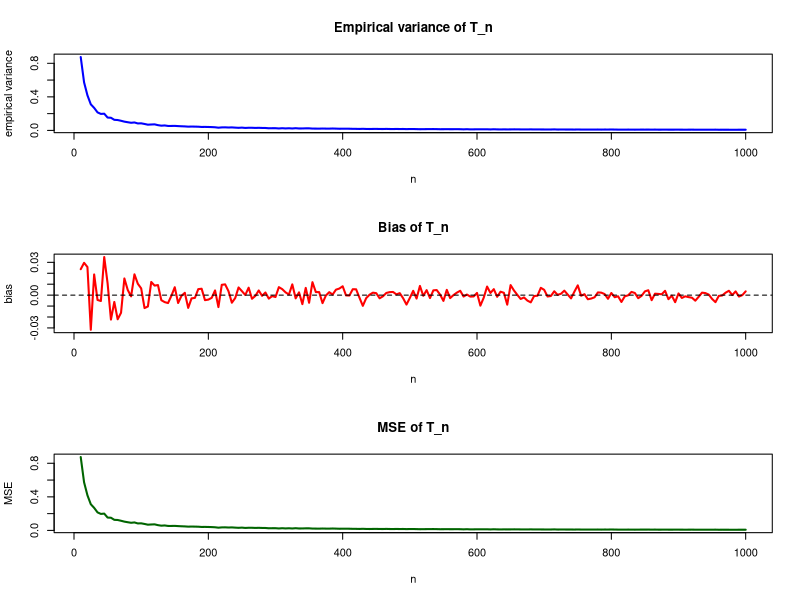
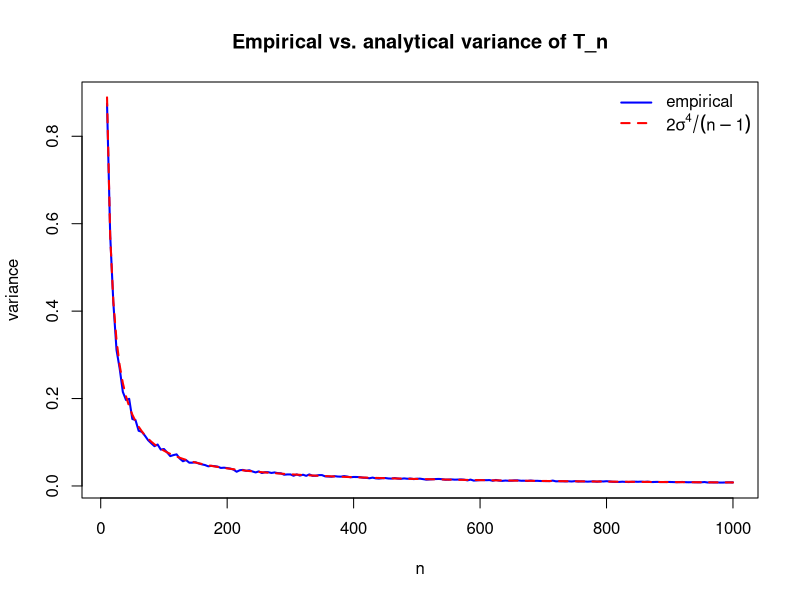

Source code (R) for these figures, in order:
# statistical inference 1
# sheet 03 exercise 3.3
# Topics: simulation study, empirical vs. analytical variance,
#         bias, MSE, Monte Carlo error

# T_n is an unbiased estimator for sigma^2 based on an i.i.d. sample from
# N(0, sigma^2), weighting the first observation differently from the rest.
# We simulate many samples per sample size n, compute T_n for each, and
# read off empirical variance, bias and MSE (d). We then compare the
# empirical variance with the analytical result Var(T_n) = 2 sigma^4 / (n - 1)
# derived in (b), see (e).

set.seed(42)

n_sim <- 1000     # Monte Carlo replications per sample size
mu <- 0           # the estimator assumes a known mean of 0
sigma2 <- 2       # true parameter that T_n estimates

# ---- (d) ----
# T_n = 2/n x_1^2 + (n - 2) / (n (n - 1)) sum_{i >= 2} x_i^2.
# x[-1] drops the first element, so sum(x[-1]^2) is the sum from i = 2 to n.
t_n <- function(x) {
  n <- length(x)
  (2 / n) * x[1]^2 + (n - 2) / (n * (n - 1)) * sum(x[-1]^2)
}

# Empirical variance, bias and MSE of T_n for one sample size.
sim_metrics <- function(n, mu, sigma2, n_sim) {
  t_values <- replicate(n_sim, t_n(rnorm(n, mean = mu, sd = sqrt(sigma2))))

  c(variance = var(t_values),
    bias = mean(t_values) - sigma2,
    mse = mean((t_values - sigma2)^2))
}

n_values <- seq(10, 1000, by = 5)
results <- sapply(n_values, sim_metrics, mu = mu, sigma2 = sigma2,
                  n_sim = n_sim)

plot_metrics <- function(n_values, results) {
  old_par <- par(mfrow = c(3, 1))
  on.exit(par(old_par))

  plot(n_values, results["variance", ], type = "l", col = "blue", lwd = 2,
       xlab = "n", ylab = "empirical variance",
       main = "Empirical variance of T_n")
  plot(n_values, results["bias", ], type = "l", col = "red", lwd = 2,
       xlab = "n", ylab = "bias", main = "Bias of T_n")
  abline(h = 0, lty = 2)
  plot(n_values, results["mse", ], type = "l", col = "darkgreen", lwd = 2,
       xlab = "n", ylab = "MSE", main = "MSE of T_n")
}

plot_metrics(n_values, results)

# The variance decays to 0 in n, which together with unbiasedness gives
# MSE consistency; the MSE curve is indistinguishable from the variance
# curve because the squared bias is orders of magnitude smaller.
# The bias fluctuates around 0 rather than sitting on it: that is Monte
# Carlo error from averaging over finitely many replications, not a
# contradiction to the unbiasedness shown in (a).

# ---- (e) ----
# Analytical variance from (b): Var(T_n) = 2 sigma^4 / (n - 1),
# here 8 / (n - 1) for sigma2 = 2.
theo_var <- function(n, sigma2) {
  2 * sigma2^2 / (n - 1)
}

theo_values <- theo_var(n_values, sigma2 = sigma2)

plot(n_values, results["variance", ], type = "l", col = "blue", lwd = 2,
     xlab = "n", ylab = "variance",
     ylim = range(c(results["variance", ], theo_values)),
     main = "Empirical vs. analytical variance of T_n")
lines(n_values, theo_values, col = "red", lty = 2, lwd = 2)
legend("topright", bty = "n", col = c("blue", "red"),
       lty = c(1, 2), lwd = 2,
       legend = c("empirical", expression(2 * sigma^4 / (n - 1))))

# Numerical comparison at three sample sizes; the empirical column depends
# on the seed, the analytical one does not.
check_at <- c(10, 100, 1000)
comparison <- data.frame(
  n = check_at,
  empirical = round(results["variance", match(check_at, n_values)], 4),
  analytical = round(theo_var(check_at, sigma2 = sigma2), 4)
)
print(comparison, row.names = FALSE)

# The two curves lie on top of each other over the whole range, so the
# simulation confirms the derivation in (b). Visible gaps occur only for
# small n, where Var(T_n) is large and 1000 replications estimate it less
# precisely; that is Monte Carlo error, not a flaw in the formula.
